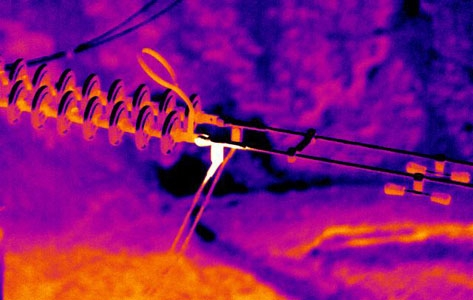
//> input picture Images/ir2.jpg, 473 x 300 px
$ ./LocalMax   (built with g++ and OpenCV 4)
//> lines starting //> are read from the running program, lines starting //| are printed output that depends on the picture
### IntensityValue.h
/*
 * IntensityValue.h
 *
 *  Created on: Feb 15, 2016
 *      Author: tygra
 */

#ifndef INTENSITYVALUE_H_
#define INTENSITYVALUE_H_

#include<iostream>
#include<highgui/highgui.hpp>
#include<imgproc/imgproc.hpp>

using namespace std;
using namespace cv;

int intensityValue(Mat image);


#endif /* INTENSITYVALUE_H_ */

### IntensityValue.cpp
/*
 * Intensity.cpp
 *
 *  Created on: Feb 15, 2016
 *      Author: tygra
 */
#include<iostream>
#include<highgui/highgui.hpp>
#include<imgproc/imgproc.hpp>
#include"IntensityValue.h"

using namespace std;
using namespace cv;


int intensityValue(Mat image)
{
    //Mat image = imread("images/ir10.jpg", CV_LOAD_IMAGE_GRAYSCALE);

    // Allocate memory for no of pixels for each intensity value
    int histogram[256]={};


    // calculate the no of pixels for each intensity values
    for(int y = 0; y < image.rows; y++)
        for(int x = 0; x < image.cols; x++)
            histogram[(int)image.at<uchar>(y,x)]++;

    //Histogram array output
    for(int i = 0; i < 256; i++)
        cout<<histogram[i]<<" ";

    // draw the histograms
    int hist_w = 512; int hist_h = 400;
    int bin_w = cvRound((double) hist_w/256);

    Mat histImage(hist_h, hist_w, CV_8UC1, Scalar(255, 255, 255));


    // find the maximum intensity element from histogram
    int max = histogram[0];
    for(int i = 1; i < 256; i++){
        if(max < histogram[i]){
            max = histogram[i];
        }
    }


    int pixels = image.rows*image.cols;

    cout << "Pixels: " << pixels << endl;

    int pixel_count = 0;
    int threshold;
    double Percentage = 0.005;

    for( int i = 255; i>=0; i--)
    {
    	pixel_count+=histogram[i];
    	if((double)pixel_count/pixels >= Percentage)
    	{
    		threshold = i;
    		break;
    	}
    }
    cout << "Threshold: " << threshold << endl;

    // normalize the histogram between 0 and histImage.rows

    for(int i = 0; i < 255; i++){
        histogram[i] = ((double)histogram[i]/max)*histImage.rows;
    }


    // draw the intensity line for histogram
    for(int i = 0; i < 255; i++)
    {
        line(histImage, Point(bin_w*(i), hist_h),
                              Point(bin_w*(i), hist_h - histogram[i]),
             Scalar(0,0,0), 1, 8, 0);
    }

    // display histogram
    namedWindow("Intensity Histogram", CV_WINDOW_AUTOSIZE);
    imshow("Intensity Histogram", histImage);

    /*
    namedWindow("Image", CV_WINDOW_AUTOSIZE);
    imshow("Image", image);
    */
    //waitKey();

    return threshold;
}

### LocalMax.cpp
/*
 * LocalMax.cpp
 *
 *  Created on: Feb 9, 2016
 *      Author: tygra
 */
#include <cv.h>
#include <highgui.h>
#include <imgproc/imgproc.hpp>
#include <highgui/highgui.hpp>
#include <photo/photo.hpp>
#include<iostream>
#include "IntensityValue.h"

using namespace cv;
using namespace std;

int main()
{
	/* Local Variables */
	const char* ir_image = "images/ir2.jpg";
	Mat src = imread(ir_image, CV_LOAD_IMAGE_GRAYSCALE);
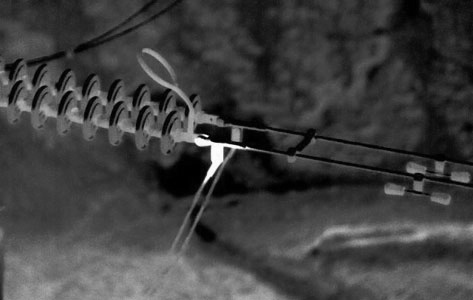
//> src: 300 rows x 473 cols, CV_8UC1; min 0, max 254, mean 63.1
	Mat dst, tmp;
	char* winName1 = "Original Image";
	char* winName2 = "Threshold Image";

	//Normal Image
	namedWindow(winName1, 0);
	imshow(winName1, src);

	/*Obtain threshold value from intensityValue()*/
	int thrshld = intensityValue(tmp);
//> after the loop in intensityValue, `for(int i = 0; i < 255; i++)`:
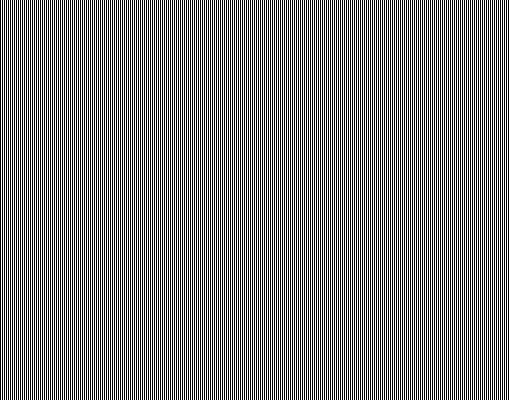
//> histImage: 400 rows x 512 cols, CV_8UC1; 50.2% white; black in thin lines or dots
	threshold(tmp,dst,thrshld,1,THRESH_BINARY);

	//Output Picture
	namedWindow(winName2, 0);
//> (the run ends here: the program stops with an error, at `imshow(winName2, dst);`)

$ run again, with Images/ir1.jpg copied over Images/ir2.jpg
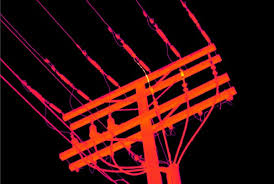
//> input picture Images/ir1.jpg, 274 x 184 px
//> `Mat src = imread(ir_image, CV_LOAD_IMAGE_GRAYSCALE);`:
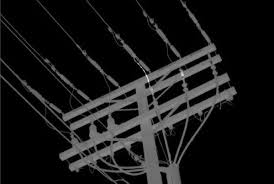
//> src: 184 rows x 274 cols, CV_8UC1; min 0, max 235, mean 24
